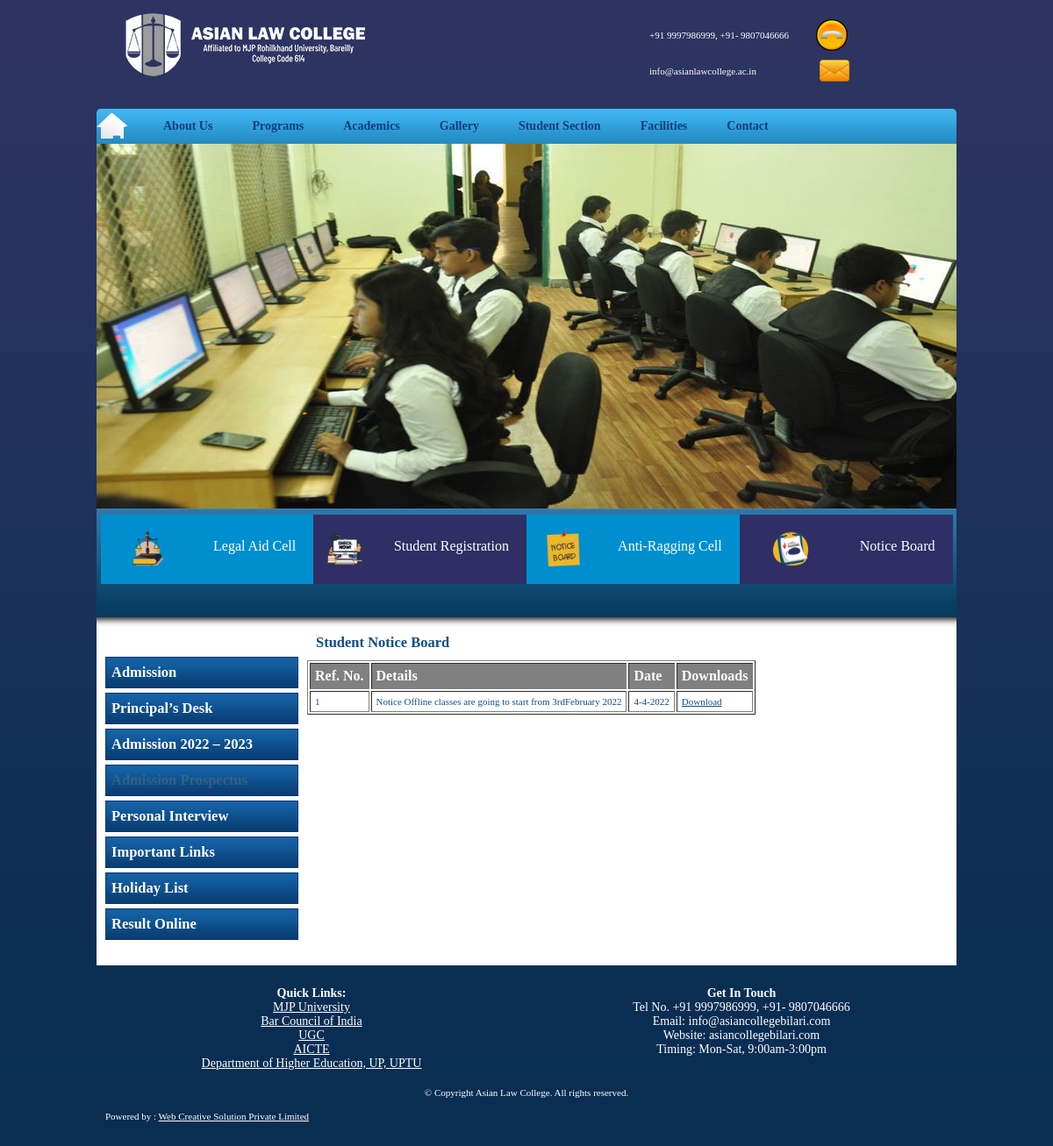
Screenshot of /notice-board/ with the database file from the repository.
### mainApp/models.py (models this page shows, shortened)
class Notice_Board(models.Model):
    id = models.AutoField(primary_key=True)
    ref_no = models.CharField(max_length=10)
    details = models.TextField()
    date = models.CharField(max_length=100)
    downloads = models.FileField(upload_to="uploads/")

### mainApp/views.py (the view)
# urls.py: path('notice-board/',views.noticeBoard),
def noticeBoard(Request):
    aboutdata = about.objects.all()
    facilitydata = Facilitie.objects.all()
    studentdata = Student.objects.all()
    academicdata = Academic.objects.all()
    programdata = Program.objects.all()
    nbdata = Notice_Board.objects.all()
    admpdata = Admission_Prospectus.objects.last()
    hlddata = Holiday_List.objects.last()
    return render(Request,"notice-board.html",{
        "aboutdata":aboutdata,
        "facilitydata":facilitydata,
        "studentdata":studentdata,
        "academicdata":academicdata,
        "programdata":programdata,
        "nbdata":nbdata,
        "admpdata":admpdata,
        "hlddata":hlddata,
    })

### mainApp/templates/notice-board.html
{%extends "home.html"%}
{%load static%}
{%block body%}
                    <div class="right_panel">
                        <h2>Student Notice Board</h2>
                        <table border="1px">
                            <tr style="font-weight:bold; color:#ffffff; font-size:16px; background-color:gray;">
                                <td> Ref. No.</td>
                                <td> Details</td>
                                <td> Date</td>
                                <td> Downloads</td>
                            </tr>
                            {%for i in nbdata%}
                            <tr>
                                <td>{{i.ref_no}}</td>
                                <td>{{i.details}}</td>
                                <td>{{i.date}}</td>
                                <td><a href="{{i.downloads.url}}"
                                        target="_blank">Download</a></td>
                            </tr>
                            {%endfor%}
                        </table>
                    </div>
                    {%endblock%}

### mainApp/static/css/style.css (style rules this page uses)
* { margin:0; padding:0; }
h1 ,h2 ,h3 ,h4 ,h5 ,h6 ,p { margin: 10px;padding:0;text-align: justify; }
body { margin:0; padding:0; font-size:11px; color:#fff; font-family:tahoma; background:url(/static/images/main_bg.gif) repeat-x #092e52; }
.right_panel { margin:0; padding:0 10px; width:720px; float:left; }
.right_panel h2 { margin:0; padding:0 0 10px 10px; color:#0d4e8a; }
.right_panel p, .right_panel table { color:#0d4e8a; }
a { color:#0d4e8a; }
.right_panel table td { padding:5px; }

### rows the page displays
Notice_Board: ref_no "1", details "Notice Offline classes are going to start from 3rdFebruary 2022", date "4-4-2022"
